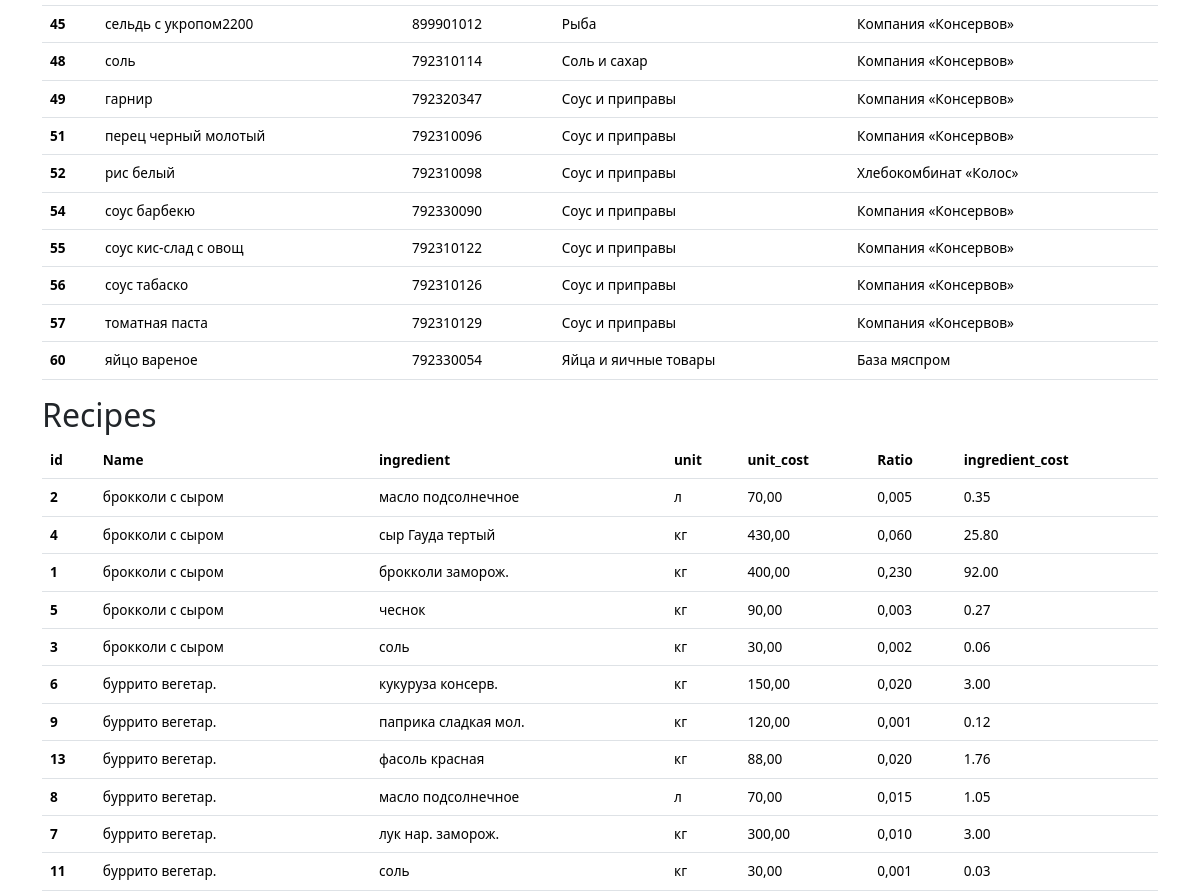
Page /register/ (middle part) on the earlier database version.
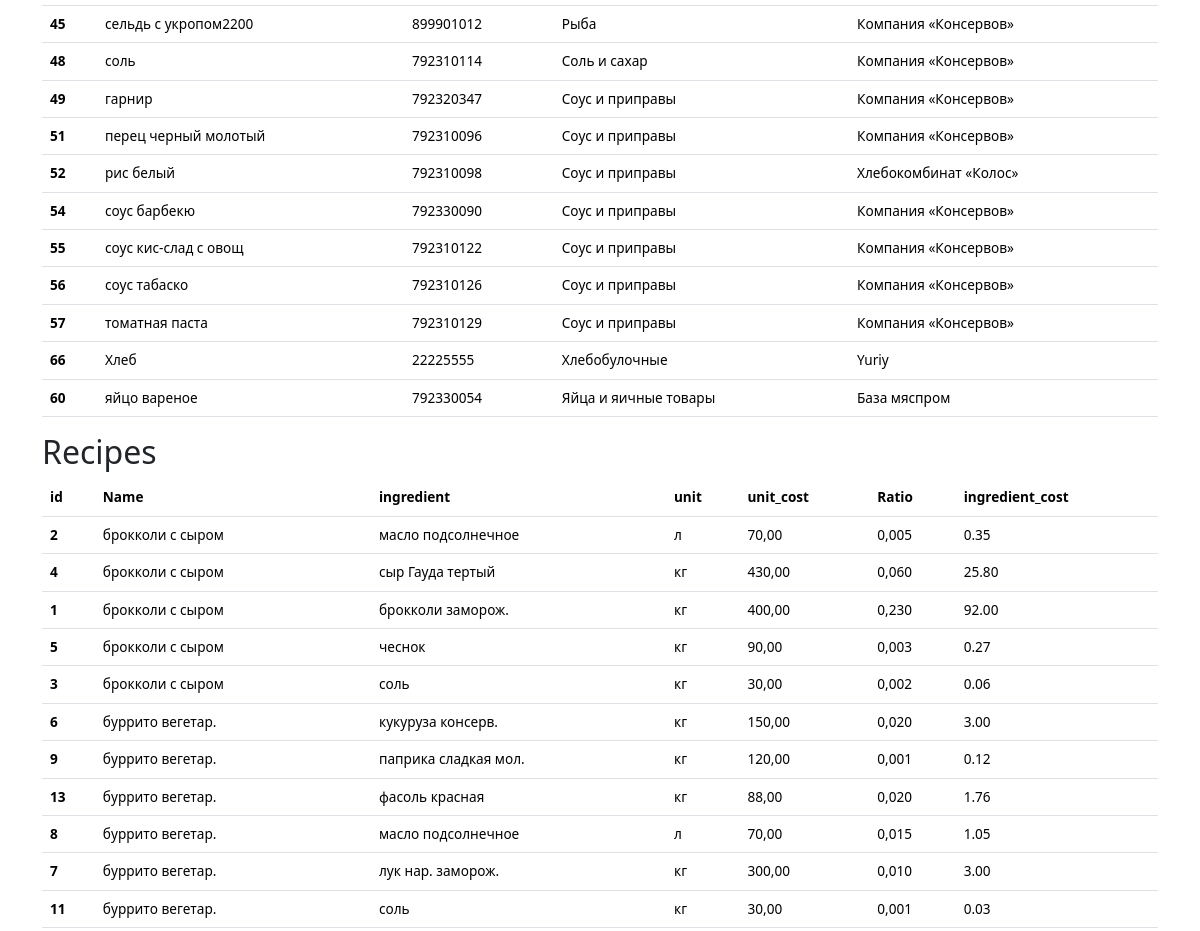
Same page on the later database version.
### register/models.py (models this page shows, shortened)
class Item(models.Model):
    code=models.DecimalField(max_digits=12, unique=True, help_text="Не более 12 знаков",decimal_places=0,null=True,verbose_name='Код')
    name = models.CharField(max_length=200, help_text="Не более 200 знаков", unique=True,db_index=True)
    category = models.ForeignKey(
        CategoryItem, related_name='item', on_delete=models.CASCADE)
    supplier=models.ForeignKey(Supplier, related_name='item',on_delete=models.CASCADE)
    unit = models.CharField(max_length=50, help_text="Не более 50 знаков", choices=UNITS ) # pounds, lbs, oz ,grams, etc
    unit_cost = models.DecimalField(max_digits=10, help_text="Не более 10 знаков",decimal_places=2)
    description = models.TextField(blank=True, null=True)
    slug= models.SlugField(max_length=255, verbose_name='Url', unique=True)
    delivery_time = models.IntegerField(verbose_name='Дней', null=True)
    supply_pack = models.IntegerField(verbose_name='Упаковка, ед.', null=True, default=1)
    pack_weight= models.FloatField(verbose_name='вес упаковки', blank=True, null=True)
    pack_length=models.FloatField(verbose_name='длина упаковки', blank=True, null=True)
    pack_width = models.FloatField(verbose_name='ширина упаковки', blank=True, null=True)
    pack_height = models.FloatField(verbose_name='высота упаковки', blank=True, null=True)
    best_befor = models.DateField(blank=True, null=True, default=date.today()+timedelta(days=30))
    created_date= models.DateField(auto_now_add=True, verbose_name='Создан',null=True)
    updated_date = models.DateField(auto_now=True,  verbose_name='Изменен', null=True)
    class Meta:
        ordering = ['category','name']
        verbose_name = 'Товар'
        verbose_name_plural = 'Товары'
    def __str__(self):
        return self.name

class CategoryItem(models.Model):
    code= models.DecimalField(max_digits=5, help_text="Не более 5 цифр", decimal_places=0, unique=True,verbose_name='Код')
    name = models.CharField(max_length=200, help_text="Не более 200 знаков", db_index=True, verbose_name='Категория')
    slug= models.SlugField(max_length=255, verbose_name='Url', unique=True)
    class Meta:
        ordering = ['name']
        verbose_name = 'Категория товара'
        verbose_name_plural = 'Категории товаров'
    def __str__(self):
        return self.name

class Supplier(models.Model):
    code=models.CharField(max_length=4, null=True)
    name = models.CharField(max_length=200, help_text="Не более 200 знаков",db_index=True)
    slug= models.SlugField(max_length=255, verbose_name='Url', unique=True)
    address = models.CharField(max_length=220)
    contact=models.CharField(max_length=250, null=True)
    created_date = models.DateField(auto_now_add=True)
    class Meta:
        ordering = ['name']
        verbose_name = 'Поставщик'
        verbose_name_plural = 'Поставщики'
    def __str__(self):
        return self.name

class RecipeIngredient(models.Model):
    product=models.ForeignKey('Product', null=True, verbose_name='Рецепт на Продукт',  on_delete=models.CASCADE)#related_name='product_name',
    code=models.DecimalField(max_digits=10, help_text="Не более 10 знаков", verbose_name='Код продукта',decimal_places=0, null=True)
    ingredient= models.ForeignKey(Item, related_name='recipe_ingredient',  on_delete=models.CASCADE)
    code_ingr= models.DecimalField(max_digits=12, help_text="Не более 12 знаков",decimal_places=0, verbose_name='Код ингредиента', null=True)
    unit = models.CharField(max_length=10, help_text="Не более 10 знаков", default='kg', choices=UNITS, null=True )
    unit_cost = models.DecimalField(max_digits=10, help_text="Не более 10 знаков",decimal_places=2, null=True)
    ratio= models.DecimalField(max_digits=10, help_text="Не более 10 знаков",decimal_places=3, default=1, null=True)
    created_at= models.DateTimeField(auto_now_add=True, verbose_name='Создан')
    updated_at = models.DateTimeField(auto_now=True,  verbose_name='Изменен')
    class Meta:
        ordering = ['product', 'ingredient']
        verbose_name = 'Рецепт с ингредиентами'
        verbose_name_plural = 'Рецепты с ингредиентами'
    @property
    def ingredient_cost(self):
        return format((float(self.unit_cost) * float(self.ratio)), '.2f')

class Product(models.Model):
    DIFFICULTY_LEVELS = (
        ('Easy', 'Easy'),
        ('Medium', 'Medium'),
        ('Hard', 'Hard'),
    )
    code=models.DecimalField(max_digits=10, help_text="Не более 10 знаков", decimal_places=0, unique=True)
    name = models.CharField(max_length=200,help_text="Не более 200 знаков", db_index=True, verbose_name='Продукт')
    category = models.ForeignKey(Category, related_name='product', on_delete=models.CASCADE)
    ingredient = models.ManyToManyField(Item, through=RecipeIngredient)
    difficulty = models.CharField(choices=DIFFICULTY_LEVELS, max_length=10)
    price = models.DecimalField(max_digits=10,help_text="Не более 10 знаков", decimal_places=2)
    description = models.TextField(blank=True, null=True)
    cooking= models.TextField(blank=True, null = True)
    slug= models.SlugField(max_length=255, verbose_name='Url', unique=True)
    weekday_forecast=models.PositiveIntegerField(verbose_name='Будни', null = True)
    weekend_forecast=models.PositiveIntegerField(verbose_name='Выходные', null = True)
    avrg_forecast= models.PositiveIntegerField(editable=False, verbose_name='Суточные', null = True)
    holiday_forecast=models.PositiveIntegerField(verbose_name='Праздники', null = True)
    promotion_forecast=models.PositiveIntegerField(verbose_name='Промо', null = True)
    created_date= models.DateField(auto_now_add=True, verbose_name='Создан',null=True)
    updated_date = models.DateField(auto_now=True,  verbose_name='Изменен', null=True)
    class Meta:
        ordering = ['category', 'name']
        verbose_name = 'Продукт'
        verbose_name_plural = 'Продукты'
    def __str__(self):
        return self.name

### register/views.py (the view)
# urls.py: path('', include('register.urls')),
def register(request):
    suppliers = Supplier.objects.all()
    items = Item.objects.all()
    products=Product.objects.all()
    recipes=RecipeIngredient.objects.all()
    categoryitems=CategoryItem.objects.all()
    categories = Category.objects.all() # Передано в news/templatetags/news_tags.py
    context = {
        'suppliers': suppliers,
        'items': items,
        'products': products,
        'recipes': recipes,
        'categoryitems': categoryitems,
        'categories': categories,
        'title':'Register'
    }
    return render(request, template_name='register/register.html', context=context)

### register/models.py (called while the page is built)
    def __str__(self):
        return self.name

### register/templates/register/register.html (shortened to what this page needs)
{% extends 'base_simple.html' %}
{% load static %}
{% block content %}
<div class="container">
  <table class="table">
    <tbody>
      {% for item in items%}
      <tr>
        <th scope="row">{{item.id}}</th>
        <td>{{item.name}}</td>
        <td>{{item.code}}</td>
        <td>{{item.category}}</td>
        <td>{{item.supplier}}</td>
      </tr>
      {% endfor %}
    </tbody>
  </table>
  <h2>Recipes</h2>
  <table class="table">
    <thead>
      <tr>
        <th scope="col">id</th>
        <th scope="col">Name</th>
        <th scope="col">ingredient</th>
        <th scope="col">unit</th>
        <th scope="col">unit_cost</th>
        <th scope="col">Ratio</th>
        <th scope="col">ingredient_cost</th>
      </tr>
    </thead>
    <tbody>
      {% for recipe in recipes%}
      <tr>
        <th scope="row">{{recipe.id}}</th>
        <td>{{recipe.product}}</td>
        <td>{{recipe.ingredient}}</td>
        <td>{{recipe.unit}}</td>
        <td>{{recipe.unit_cost}}</td>
        <td>{{recipe.ratio}}</td>
        <td>{{recipe.ingredient_cost}}</td>
      </tr>
      {% endfor %}
    </tbody>
  </table>
</div>
{% endblock %}

Differences in the rows shown:
added Item: id "66", name "Хлеб", code "22225555", category "Хлебобулочные", supplier "Yuriy"
